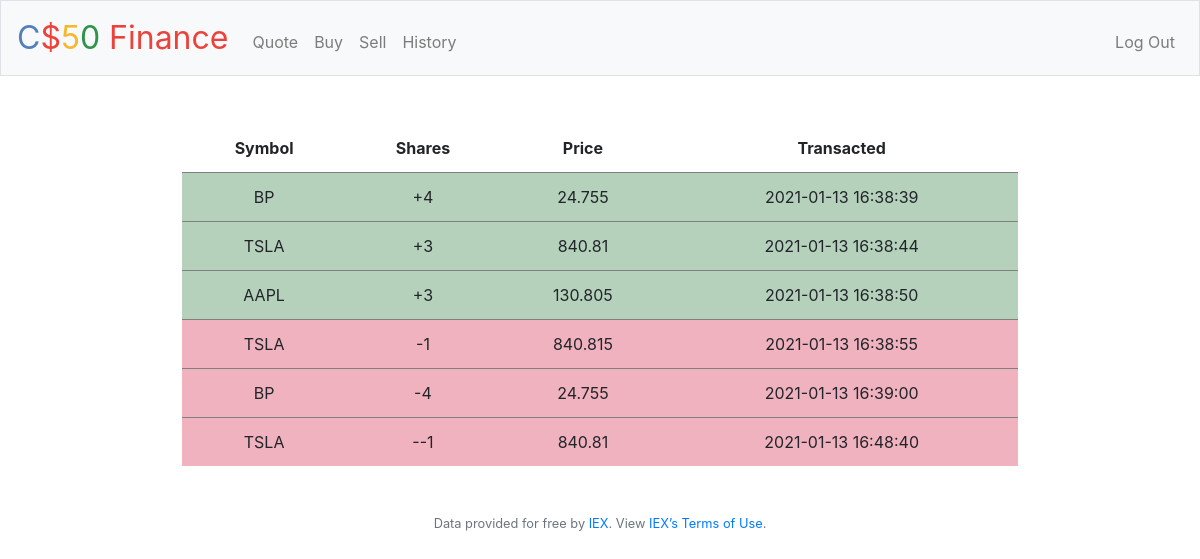
Screenshot of /history (signed in) with the database file from the repository.
### tables this page shows
CREATE TABLE history(id INTEGER PRIMARY KEY AUTOINCREMENT, symbol TEXT NOT NULL, shares TEXT NOT NULL, price INTERGER NOT NULL, datetime TEXT NOT NULL, user_id INTEGER NOT NULL, FOREIGN KEY(user_id) REFERENCES users(id));

### pset8/finance/application.py (the view)
@app.route("/history")
@login_required
def history():
    history = db.execute("SELECT * FROM main.history WHERE user_id = :user_id",  user_id=session["user_id"])
    return render_template("history.html", history=history)

### pset8/finance/application.py (called while the page is built)
@app.after_request
def after_request(response):
    response.headers["Cache-Control"] = "no-cache, no-store, must-revalidate"
    response.headers["Expires"] = 0
    response.headers["Pragma"] = "no-cache"
    return response

### pset8/finance/helpers.py (called while the page is built)
def login_required(f):
    @wraps(f)
    def decorated_function(*args, **kwargs):
        if session.get("user_id") is None:
            return redirect("/login")
        return f(*args, **kwargs)
    return decorated_function

### pset8/finance/templates/history.html (shortened to what this page needs)
{% extends "layout.html" %}
{% block main %}
    <table class="center" border=1 frame=void rules=rows>
        <thead>
                <tr>
                    <th>Symbol</th>
                     <th>Shares</th>
                    <th>Price</th>
                    <th>Transacted</th>
                </tr>
        </thead>
        <tbody>
            {% for row in history %}
                <tr class=" {{'buy' if row['shares'][0] == '+' else 'sell'}}">
                    <td>{{ row["symbol"] }}</td>
                    <td>{{ row["shares"] }}</td>
                    <td>{{ row["price"] }}</td>
                    <td>{{ row["datetime"] }}</td>
                </tr>
            {% endfor%}
        </tbody>
    </table>
{% endblock %}

### pset8/finance/static/styles.css (style rules this page uses)
.center { margin-left: auto; margin-right: auto; }
table th, table td { padding: 0.75rem; vertical-align: middle; }
table { width:80%; }
.sell { background-color: rgb(202, 0, 42, 0.3) }
.buy { background-color: rgb(11, 102, 35, 0.3) }

### rows the page displays
history: symbol "BP", shares "+4", price "24.755", datetime "2021-01-13 16:38:39"
history: symbol "TSLA", shares "+3", price "840.81", datetime "2021-01-13 16:38:44"
history: symbol "AAPL", shares "+3", price "130.805", datetime "2021-01-13 16:38:50"
history: symbol "TSLA", shares "-1", price "840.815", datetime "2021-01-13 16:38:55"
history: symbol "BP", shares "-4", price "24.755", datetime "2021-01-13 16:39:00"
history: symbol "TSLA", shares "--1", price "840.81", datetime "2021-01-13 16:48:40"
